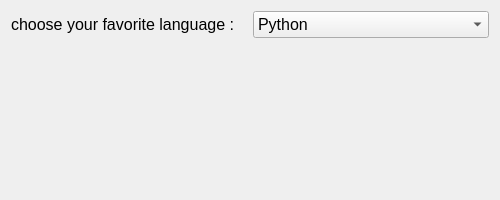
<?xml version="1.0" encoding="UTF-8"?>
<ui version="4.0">
 <class>Form</class>
 <widget class="QWidget" name="Form">
  <property name="geometry">
   <rect>
    <x>0</x>
    <y>0</y>
    <width>500</width>
    <height>200</height>
   </rect>
  </property>
  <property name="windowTitle">
   <string>QComboBox_designer_DEMO</string>
  </property>
  <layout class="QVBoxLayout" name="verticalLayout">
   <item>
    <layout class="QHBoxLayout" name="horizontalLayout">
     <item>
      <widget class="QLabel" name="label">
       <property name="font">
        <font>
         <family>MS Sans Serif</family>
         <pointsize>12</pointsize>
        </font>
       </property>
       <property name="text">
        <string>choose your favorite language :</string>
       </property>
      </widget>
     </item>
     <item>
      <widget class="QComboBox" name="comboBox">
       <property name="font">
        <font>
         <pointsize>12</pointsize>
        </font>
       </property>
       <item>
        <property name="text">
         <string>Python</string>
        </property>
       </item>
       <item>
        <property name="text">
         <string>Java</string>
        </property>
       </item>
       <item>
        <property name="text">
         <string>C++</string>
        </property>
       </item>
       <item>
        <property name="text">
         <string>C#</string>
        </property>
       </item>
      </widget>
     </item>
    </layout>
   </item>
   <item>
    <widget class="QLabel" name="label_result">
     <property name="font">
      <font>
       <pointsize>10</pointsize>
      </font>
     </property>
     <property name="text">
      <string/>
     </property>
    </widget>
   </item>
  </layout>
 </widget>
 <resources/>
 <connections/>
</ui>
